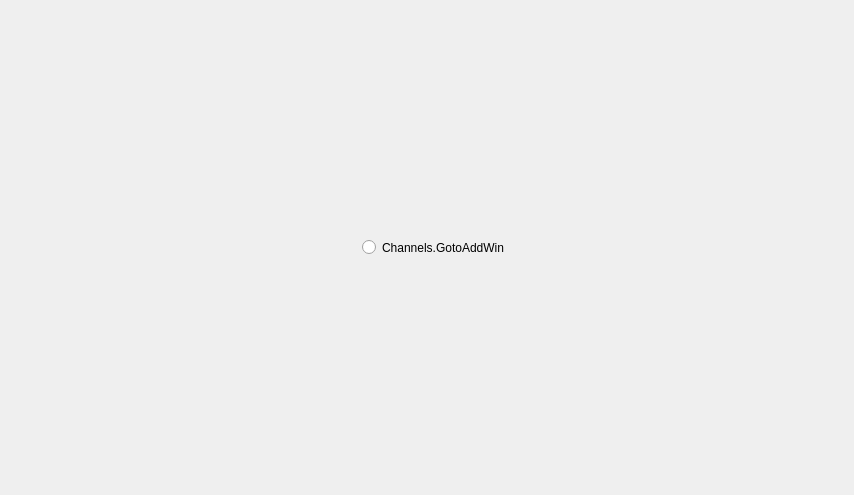
<?xml version="1.0" encoding="UTF-8"?>
<ui version="4.0">
 <class>ChannelsArea</class>
 <widget class="QFrame" name="ChannelsArea">
  <property name="geometry">
   <rect>
    <x>0</x>
    <y>0</y>
    <width>854</width>
    <height>495</height>
   </rect>
  </property>
  <property name="contextMenuPolicy">
   <enum>Qt::PreventContextMenu</enum>
  </property>
  <property name="windowTitle">
   <string>Frame</string>
  </property>
  <layout class="QHBoxLayout" name="horizontalLayout_4" stretch="0,1,0">
   <property name="spacing">
    <number>0</number>
   </property>
   <property name="leftMargin">
    <number>0</number>
   </property>
   <property name="topMargin">
    <number>0</number>
   </property>
   <property name="rightMargin">
    <number>0</number>
   </property>
   <property name="bottomMargin">
    <number>0</number>
   </property>
   <item>
    <widget class="QFrame" name="HeaderFrame">
     <property name="sizePolicy">
      <sizepolicy hsizetype="Maximum" vsizetype="Preferred">
       <horstretch>0</horstretch>
       <verstretch>0</verstretch>
      </sizepolicy>
     </property>
     <layout class="QHBoxLayout" name="HeaderLayout">
      <property name="spacing">
       <number>0</number>
      </property>
      <property name="leftMargin">
       <number>0</number>
      </property>
      <property name="topMargin">
       <number>0</number>
      </property>
      <property name="rightMargin">
       <number>0</number>
      </property>
      <property name="bottomMargin">
       <number>0</number>
      </property>
     </layout>
    </widget>
   </item>
   <item>
    <widget class="QFrame" name="MidFrame">
     <property name="sizePolicy">
      <sizepolicy hsizetype="Expanding" vsizetype="Expanding">
       <horstretch>0</horstretch>
       <verstretch>0</verstretch>
      </sizepolicy>
     </property>
     <layout class="QHBoxLayout" name="MidFrameLayout">
      <property name="spacing">
       <number>0</number>
      </property>
      <property name="leftMargin">
       <number>0</number>
      </property>
      <property name="topMargin">
       <number>0</number>
      </property>
      <property name="rightMargin">
       <number>0</number>
      </property>
      <property name="bottomMargin">
       <number>0</number>
      </property>
      <item>
       <widget class="QScrollArea" name="ChannelScrollArea">
        <property name="focusPolicy">
         <enum>Qt::NoFocus</enum>
        </property>
        <property name="frameShape">
         <enum>QFrame::NoFrame</enum>
        </property>
        <property name="verticalScrollBarPolicy">
         <enum>Qt::ScrollBarAlwaysOff</enum>
        </property>
        <property name="horizontalScrollBarPolicy">
         <enum>Qt::ScrollBarAlwaysOff</enum>
        </property>
        <property name="sizeAdjustPolicy">
         <enum>QAbstractScrollArea::AdjustToContents</enum>
        </property>
        <property name="widgetResizable">
         <bool>true</bool>
        </property>
        <property name="alignment">
         <set>Qt::AlignLeading|Qt::AlignLeft|Qt::AlignVCenter</set>
        </property>
        <widget class="QWidget" name="scrollAreaWidgetContents">
         <property name="geometry">
          <rect>
           <x>0</x>
           <y>0</y>
           <width>854</width>
           <height>495</height>
          </rect>
         </property>
         <property name="mouseTracking">
          <bool>false</bool>
         </property>
         <layout class="QHBoxLayout" name="horizontalLayout_5">
          <property name="spacing">
           <number>0</number>
          </property>
          <property name="leftMargin">
           <number>0</number>
          </property>
          <property name="topMargin">
           <number>0</number>
          </property>
          <property name="rightMargin">
           <number>0</number>
          </property>
          <property name="bottomMargin">
           <number>0</number>
          </property>
          <item>
           <widget class="QFrame" name="FoldDisPlay">
            <property name="styleSheet">
             <string notr="true"/>
            </property>
            <property name="frameShape">
             <enum>QFrame::NoFrame</enum>
            </property>
            <property name="frameShadow">
             <enum>QFrame::Plain</enum>
            </property>
            <layout class="QHBoxLayout" name="FoldLayout">
             <property name="spacing">
              <number>0</number>
             </property>
             <property name="leftMargin">
              <number>10</number>
             </property>
             <property name="topMargin">
              <number>0</number>
             </property>
             <property name="rightMargin">
              <number>0</number>
             </property>
             <property name="bottomMargin">
              <number>0</number>
             </property>
             <item alignment="Qt::AlignLeft|Qt::AlignTop">
              <widget class="QLabel" name="ErrorText">
               <property name="text">
                <string/>
               </property>
              </widget>
             </item>
             <item alignment="Qt::AlignTop">
              <widget class="QFrame" name="FoldCapslesFrame">
               <property name="frameShape">
                <enum>QFrame::NoFrame</enum>
               </property>
               <property name="frameShadow">
                <enum>QFrame::Plain</enum>
               </property>
               <layout class="QHBoxLayout" name="FoldCapslesFrameLayout">
                <property name="spacing">
                 <number>10</number>
                </property>
                <property name="leftMargin">
                 <number>0</number>
                </property>
                <property name="topMargin">
                 <number>0</number>
                </property>
                <property name="rightMargin">
                 <number>0</number>
                </property>
                <property name="bottomMargin">
                 <number>0</number>
                </property>
               </layout>
              </widget>
             </item>
            </layout>
           </widget>
          </item>
          <item>
           <widget class="QFrame" name="AddFrame">
            <property name="sizePolicy">
             <sizepolicy hsizetype="Preferred" vsizetype="Preferred">
              <horstretch>0</horstretch>
              <verstretch>0</verstretch>
             </sizepolicy>
            </property>
            <property name="frameShape">
             <enum>QFrame::NoFrame</enum>
            </property>
            <property name="frameShadow">
             <enum>QFrame::Raised</enum>
            </property>
            <layout class="QHBoxLayout" name="horizontalLayout">
             <property name="spacing">
              <number>0</number>
             </property>
             <property name="leftMargin">
              <number>0</number>
             </property>
             <property name="topMargin">
              <number>0</number>
             </property>
             <property name="rightMargin">
              <number>0</number>
             </property>
             <property name="bottomMargin">
              <number>0</number>
             </property>
            </layout>
           </widget>
          </item>
          <item>
           <widget class="QFrame" name="NormalDisFrame">
            <layout class="QHBoxLayout" name="NormalDisFrameLayout">
             <property name="spacing">
              <number>10</number>
             </property>
             <property name="leftMargin">
              <number>0</number>
             </property>
             <property name="topMargin">
              <number>0</number>
             </property>
             <property name="rightMargin">
              <number>0</number>
             </property>
             <property name="bottomMargin">
              <number>0</number>
             </property>
             <item>
              <widget class="QFrame" name="CapsulesFrame">
               <layout class="QHBoxLayout" name="CapusuleLayout">
                <property name="spacing">
                 <number>0</number>
                </property>
                <property name="leftMargin">
                 <number>0</number>
                </property>
                <property name="topMargin">
                 <number>0</number>
                </property>
                <property name="rightMargin">
                 <number>0</number>
                </property>
                <property name="bottomMargin">
                 <number>0</number>
                </property>
               </layout>
              </widget>
             </item>
            </layout>
           </widget>
          </item>
          <item>
           <widget class="QFrame" name="AddFrameInvisible">
            <property name="sizePolicy">
             <sizepolicy hsizetype="Expanding" vsizetype="Preferred">
              <horstretch>0</horstretch>
              <verstretch>0</verstretch>
             </sizepolicy>
            </property>
            <property name="frameShape">
             <enum>QFrame::NoFrame</enum>
            </property>
            <property name="frameShadow">
             <enum>QFrame::Raised</enum>
            </property>
            <layout class="QHBoxLayout" name="horizontalLayout_2">
             <property name="spacing">
              <number>10</number>
             </property>
             <property name="leftMargin">
              <number>0</number>
             </property>
             <property name="topMargin">
              <number>0</number>
             </property>
             <property name="rightMargin">
              <number>0</number>
             </property>
             <property name="bottomMargin">
              <number>0</number>
             </property>
             <item>
              <spacer name="horizontalSpacer">
               <property name="orientation">
                <enum>Qt::Horizontal</enum>
               </property>
               <property name="sizeHint" stdset="0">
                <size>
                 <width>40</width>
                 <height>20</height>
                </size>
               </property>
              </spacer>
             </item>
             <item alignment="Qt::AlignHCenter">
              <widget class="QRadioButton" name="GotoAddWinButton">
               <property name="sizePolicy">
                <sizepolicy hsizetype="Preferred" vsizetype="Preferred">
                 <horstretch>0</horstretch>
                 <verstretch>0</verstretch>
                </sizepolicy>
               </property>
               <property name="text">
                <string>Channels.GotoAddWin</string>
               </property>
              </widget>
             </item>
             <item>
              <spacer name="horizontalSpacer_2">
               <property name="orientation">
                <enum>Qt::Horizontal</enum>
               </property>
               <property name="sizeHint" stdset="0">
                <size>
                 <width>40</width>
                 <height>20</height>
                </size>
               </property>
              </spacer>
             </item>
            </layout>
           </widget>
          </item>
         </layout>
        </widget>
       </widget>
      </item>
     </layout>
    </widget>
   </item>
   <item>
    <widget class="QFrame" name="TailFrame">
     <property name="enabled">
      <bool>true</bool>
     </property>
     <property name="sizePolicy">
      <sizepolicy hsizetype="Maximum" vsizetype="Preferred">
       <horstretch>0</horstretch>
       <verstretch>0</verstretch>
      </sizepolicy>
     </property>
     <layout class="QVBoxLayout" name="TailLayout">
      <property name="spacing">
       <number>0</number>
      </property>
      <property name="leftMargin">
       <number>0</number>
      </property>
      <property name="topMargin">
       <number>0</number>
      </property>
      <property name="rightMargin">
       <number>0</number>
      </property>
      <property name="bottomMargin">
       <number>0</number>
      </property>
     </layout>
    </widget>
   </item>
  </layout>
 </widget>
 <resources/>
 <connections/>
</ui>
